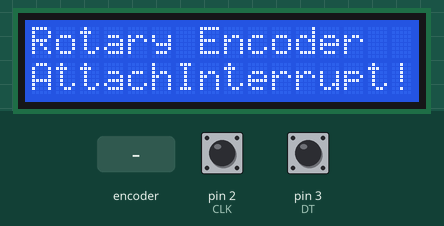
Simulated run of this sketch. Board: Arduino Uno, built with avr-gcc and run on an emulated ATmega328P. Parts: 16×2 character LCD. Inputs (shaded band) come from the test bench; at power-on: pin 2 (CLK) HIGH, pin 3 (DT) HIGH.

Above: at 0.1 s.
4.3 s: rotary encoder on pin 2 (CLK) / pin 3 (DT) turned 3 steps (first pin leading)
At 5.8 s:
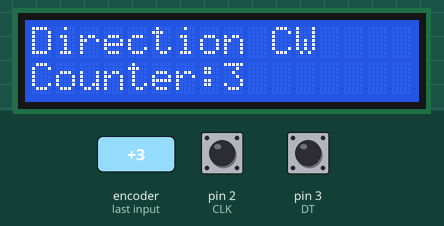
6.4 s: rotary encoder on pin 2 (CLK) / pin 3 (DT) turned 2 steps (second pin leading)
At 7.0 s:
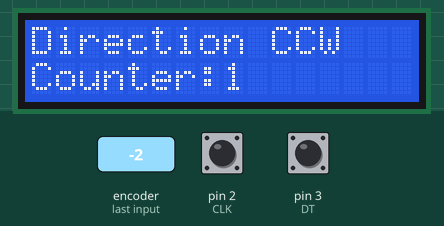
8.3 s: rotary encoder on pin 2 (CLK) / pin 3 (DT) turned 3 steps (first pin leading)
At 10.0 s:
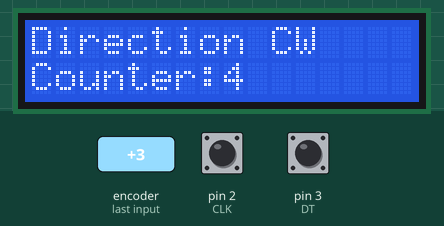
Timing chart, 0 to 11.5 s (numbered marks = the images above; inputs shaded):
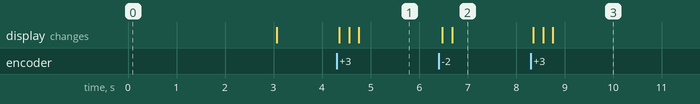

Measured:
- after the input at 4.3 s, the display: first changes after 0.06 s (image 1 shows a later state)
- after the input at 6.4 s, the display: first changes after 0.08 s (image 2 shows a later state)
- after the input at 8.3 s, the display: first changes after 0.06 s (image 3 shows a later state)

The sketch:

Attach_Interrupt_with_rotary_encoder.ino
```cpp
#include <LiquidCrystal.h>
LiquidCrystal lcd(3,4,5,6,7,8);

// Rotary Encoder Inputs
#define CLK 2
#define DT 3

int counter = 0;
int currentStateCLK;
int lastStateCLK;
String currentDir ="";

void setup() {
  lcd.begin(16,2);

  // Set encoder pins as inputs
  pinMode(CLK,INPUT);
  pinMode(DT,INPUT);

  // Read the initial state of CLK
  lastStateCLK = digitalRead(CLK);

  // Call updateEncoder() when any high/low changed seen
  // on interrupt 0 (pin 2), or interrupt 1 (pin 3)
  attachInterrupt(0, updateEncoder, CHANGE);
  attachInterrupt(1, updateEncoder, CHANGE);
  lcd.setCursor(0,0);
  lcd.write("Rotary Encoder ");
  lcd.setCursor(0,1);
  lcd.write("AttachInterrupt!");
  delay(3000);
  lcd.clear();
}

void loop() {
  //Do some useful stuff here
}

void updateEncoder(){
  // Read the current state of CLK
  currentStateCLK = digitalRead(CLK);

  // If last and current state of CLK are different, then pulse occurred
  // React to only 1 state change to avoid double count
  if (currentStateCLK != lastStateCLK  && currentStateCLK == 1){

    // If the DT state is different than the CLK state then
    // the encoder is rotating CCW so decrement
    if (digitalRead(DT) != currentStateCLK) {
      counter ++;
      currentDir ="CW";
    } else {
      // Encoder is rotating CW so increment
      counter --;
      currentDir ="CCW";
    }

    lcd.clear();
    lcd.setCursor(0,0);
    lcd.print("Direction ");
    lcd.setCursor(10,0);
    lcd.print(currentDir);
    lcd.setCursor(0,1);
    lcd.print("Counter: ");
    lcd.setCursor(8,1);
    lcd.print(counter);

  }

  // Remember last CLK state
  lastStateCLK = currentStateCLK;
}
```
